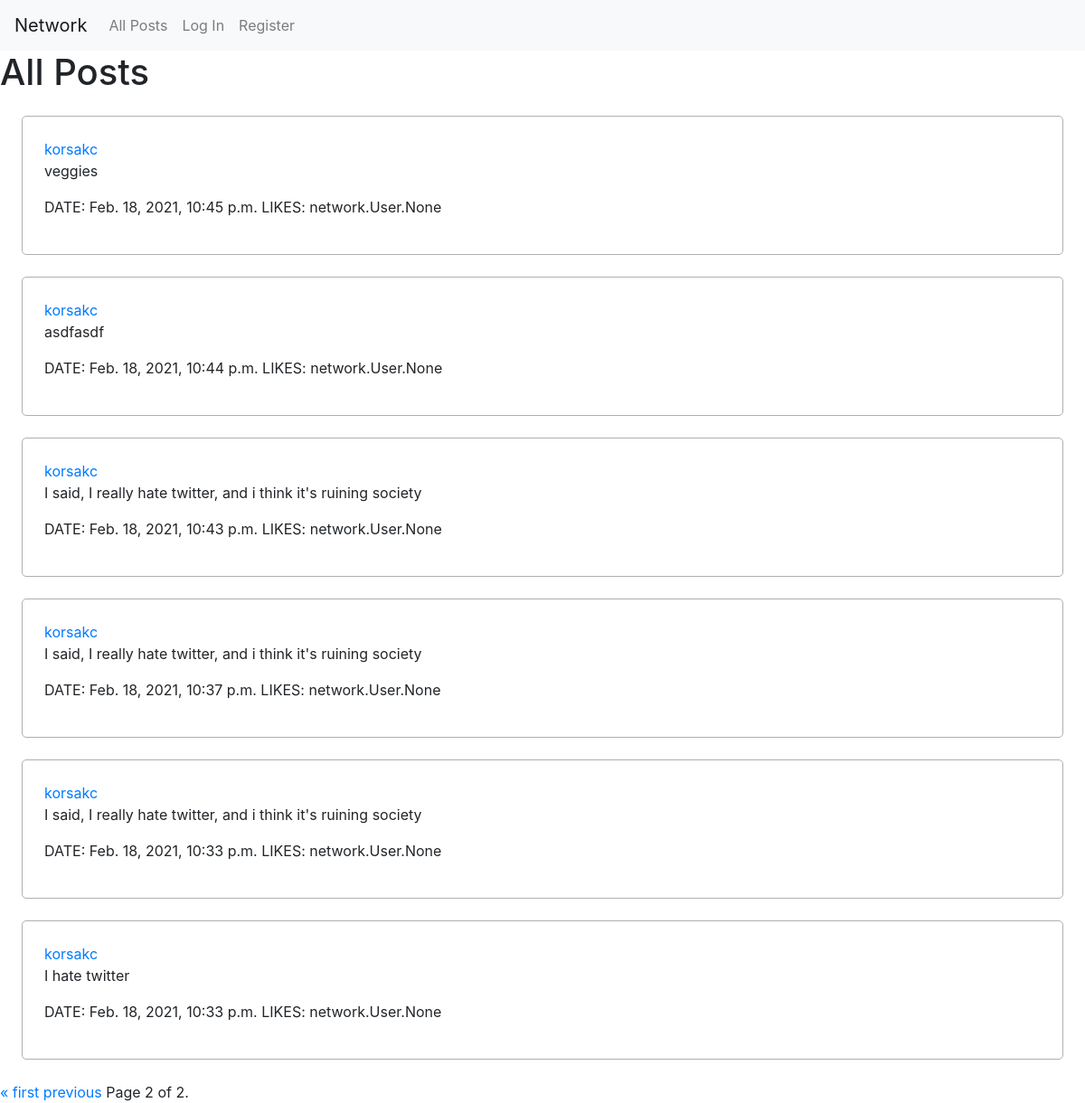
Screenshot of /?page=2 with the database file from the repository.
### network/models.py (models this page shows, shortened)
class Post(models.Model):
  creator = models.ForeignKey(User, on_delete=models.CASCADE)
  date = models.DateTimeField(auto_now_add=True)
  text = models.CharField(max_length=280)
  likes = models.ManyToManyField(User, blank=True, related_name="likedbyuser")

class User(AbstractUser):
  followers = models.ManyToManyField('User', blank=True, related_name="following")

### network/views.py (the view)
# urls.py: path("", views.index, name="index"),
def index(request):
  posts = Post.objects.all().order_by('-date')
  paginator = Paginator(posts, 10) # Show 10 posts per page.
  page_number = request.GET.get('page')
  page_obj = paginator.get_page(page_number)
  return render(request, "network/index.html", {
    'page_obj': page_obj
  })

### network/templates/network/index.html (shortened to what this page needs)
{% extends "network/layout.html" %}
{% block body %}
  <h1>All Posts</h1>
    <section>
    {% for post in page_obj %}
      <div class="post">
        <a href="{% url 'profile' post.creator.username %}">{{ post.creator.username }}</a>
        <p>{{ post.text }}</p>
        <p><span>DATE: {{ post.date }}</span> <span>LIKES: {{ post.likes }}</span>
      </div>
    {% endfor %}
  </section>
  <div class="pagination">
    <span class="step-links">
        {% if page_obj.has_previous %}
            <a href="?page=1">&laquo; first</a>
            <a href="?page={{ page_obj.previous_page_number }}">previous</a>
        {% endif %}
        <span class="current">
            Page {{ page_obj.number }} of {{ page_obj.paginator.num_pages }}.
        </span>
    </span>
  </div>
{% endblock %}

### network/static/network/styles.css (style rules this page uses)
div.post { border: 1px solid rgb(175, 175, 175); border-radius: 5px; padding: 2%; margin: 2%; }

### rows the page displays
Post: creator.username "korsakc", text "veggies", date "Feb. 18, 2021, 10:45 p.m.", likes "network.User.None"
Post: creator.username "korsakc", text "asdfasdf", date "Feb. 18, 2021, 10:44 p.m.", likes "network.User.None"
Post: creator.username "korsakc", text "I said, I really hate twitter, and i think it's ruining society", date "Feb. 18, 2021, 10:43 p.m.", likes "network.User.None"
Post: creator.username "korsakc", text "I said, I really hate twitter, and i think it's ruining society", date "Feb. 18, 2021, 10:37 p.m.", likes "network.User.None"
Post: creator.username "korsakc", text "I said, I really hate twitter, and i think it's ruining society", date "Feb. 18, 2021, 10:33 p.m.", likes "network.User.None"
Post: creator.username "korsakc", text "I hate twitter", date "Feb. 18, 2021, 10:33 p.m.", likes "network.User.None"

### other values shown
{{ page_obj.number }} "2"
{{ page_obj.paginator.num_pages }} "2"
